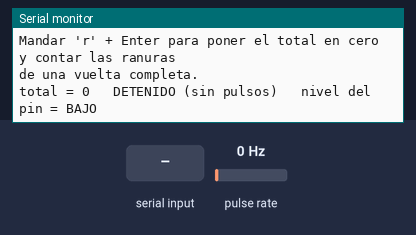
Recording of a sketch running on a simulated ESP32. Shown: the last lines printed to the serial monitor. Wiring (inferred from the names in the program): pulse sensor: data GPIO 18. The test bench sets the inputs (shaded band); at power-on: pulse rate 0 Hz.

Above: at 1.7 s.
1.8 s: pulse rate (sensor on GPIO 18) set to 2 Hz
At 3.3 s:
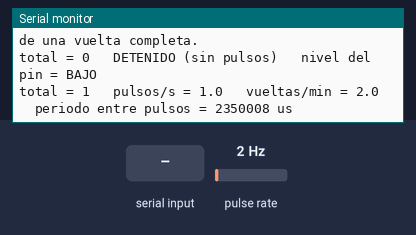
4.8 s: "r" received over Serial
At 5.4 s:
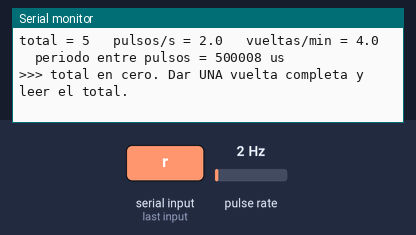
6.3 s: "R" received over Serial
At 7.3 s:
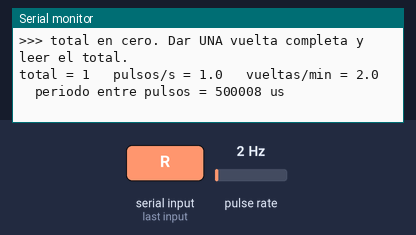
7.8 s: pulse rate (sensor on GPIO 18) set to 4 Hz
At 9.3 s:
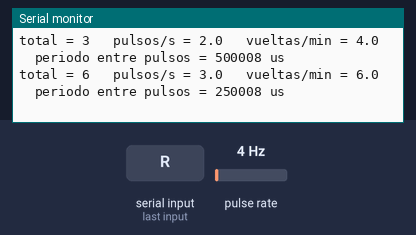
Timing chart, 0 to 10.3 s (numbered marks = the images above; inputs shaded):
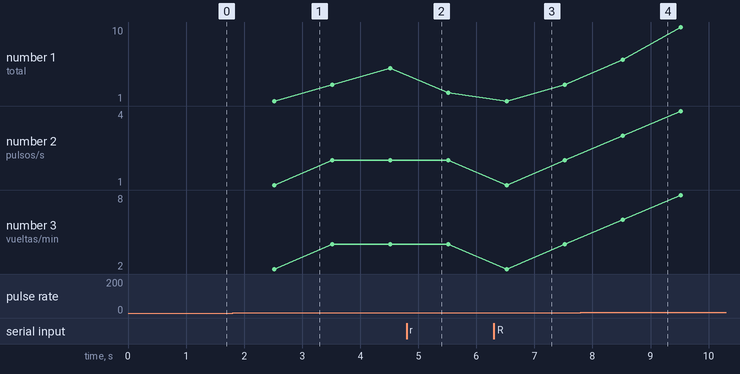

The sketch:

encoder_optico.ino
```cpp
/*
  PRUEBA DE BANCO - ENCODER OPTICO RANURADO EN U (FC-03 / LM393) en GPIO18

  Es el sensor del anemometro: un LED infrarrojo de un lado de la U, un fototransistor
  del otro, y un comparador LM393 que limpia la señal. Cada ranura de la rueda corta el
  haz y produce un pulso. La frecuencia de pulsos es proporcional a la velocidad de giro.

  No necesita ninguna libreria.

  CONEXIONADO  (leer el encabezado entero antes de enchufar nada):

    VCC -> 3V3    del ESP32   <-- NO a 5V, ver la advertencia de abajo
    GND -> GND    del ESP32
    DO  -> GPIO18
    AO  -> no se conecta (no aporta nada util en este modulo)

  ADVERTENCIA DE TENSION. El LM393 entrega en DO casi la misma tension con la que se lo
  alimenta. Alimentado a 5V, DO entrega ~5V y eso daña la entrada del ESP32, que es de
  3.3V. Por eso se alimenta a 3V3: el LM393 funciona desde 2V, asi que el modulo anda
  igual y la salida queda en 3.3V, que es lo que el ESP32 espera.

  ANTES de conectar DO al GPIO18, medir con el UT890C entre DO y GND, con el modulo ya
  alimentado a 3V3: tapando y destapando la ranura con un papel, la tension tiene que
  saltar entre ~0V y ~3.3V. Si en alto midiera mas de 3.3V, NO conectarlo: haria falta
  el conversor de nivel.

  POR QUE GPIO18 y no cualquier otro: contamos pulsos, y GPIO36 (VP) y GPIO39 (VN)
  generan pulsos espurios de nanosegundos cuando el ADC convierte. Cada glitch se
  contaria como una ranura que nunca paso. GPIO18 es un pin digital comun y limpio.

  QUE HAY QUE VER EN EL MONITOR SERIE (115200):

    1. Con la ranura libre, el sketch imprime "DETENIDO". Metiendo y sacando un papel
       de la ranura, el contador total tiene que subir de a uno por vez.
    2. Girando la rueda con la mano aparecen pulsos/s y las vueltas por minuto.
    3. MODO CONTAR RANURAS: el sketch arranca en este modo. El total de pulsos se
       reinicia solo cuando lo pedis con la tecla 'r' + Enter. Poner una marca en la
       rueda, mandar 'r', dar EXACTAMENTE una vuelta despacio con el dedo, y leer el
       total: ese es el numero de ranuras del disco. Anotarlo en RANURAS_POR_VUELTA
       aca abajo y en hardware/calibraciones/anemometro.md.

  El disco es de 30 ranuras, confirmado contra el modelo OpenSCAD que genera la pieza.
  El modo de conteo sirve igual como verificacion fisica, y para cualquier disco nuevo.

  Para medir velocidad de viento en m/s y km/h, y no solo vueltas por minuto, usar
  pruebas/anemometro.
*/

const int PIN_ENCODER = 18;

// Ranuras del disco = pulsos por vuelta. CONFIRMADO contra el modelo OpenSCAD que
// genera la pieza (enc_ranuras = 30). El disco es de 69 mm, 2 mm de espesor, con las
// ranuras entre los radios 23.5 y 33.5 mm.
//
// Si alguna vez se reimprime el disco con otra cantidad de ranuras, HAY QUE CAMBIAR
// este numero: una diferencia aca desplaza toda la escala de velocidad por un factor
// constante, y las lecturas igual siguen pareciendo razonables. Es el error mas
// dificil de detectar de esta fase.
const int RANURAS_POR_VUELTA = 30;

// Dos flancos mas juntos que esto no pueden ser dos ranuras distintas: es ruido o un
// rebote del comparador. Con 30 ranuras, 300 us entre pulsos serian unas 6600 vueltas por
// minuto, muy por encima de lo que puede girar un anemometro de cazoletas.
const unsigned long ANTIRREBOTE_US = 300;

// Cada cuanto se informa por el monitor serie.
const unsigned long INTERVALO_INFORME_MS = 1000;

// Si pasa mas tiempo que esto sin un solo pulso, se considera que la rueda esta quieta.
const unsigned long TIEMPO_DETENIDO_MS = 2000;

// Estas tres las escribe la interrupcion y las lee el bucle principal: van volatile,
// si no el compilador podria cachearlas en un registro y el bucle nunca veria el cambio.
volatile unsigned long pulsosTotales = 0;
volatile unsigned long ultimoPulsoUs = 0;
volatile unsigned long periodoUs = 0;  // tiempo entre los dos ultimos pulsos validos

unsigned long pulsosDelInformeAnterior = 0;
unsigned long momentoInformeAnterior = 0;
unsigned long momentoUltimoPulsoMs = 0;

// La rutina de interrupcion tiene que ser lo mas corta posible y vivir en la RAM
// interna (IRAM_ATTR): nada de Serial.print ni delay aca adentro.
void IRAM_ATTR contarPulso() {
  unsigned long ahora = micros();
  unsigned long transcurrido = ahora - ultimoPulsoUs;

  if (transcurrido < ANTIRREBOTE_US) {
    return;  // demasiado junto al anterior: es ruido, no una ranura
  }

  periodoUs = transcurrido;
  ultimoPulsoUs = ahora;
  pulsosTotales = pulsosTotales + 1;
}

void setup() {
  Serial.begin(115200);
  delay(500);

  // INPUT_PULLUP porque la salida del LM393 suele ser de colector abierto: sin pull-up
  // el pin quedaria flotando y contaria pulsos fantasma. Si el modulo ya trae su propia
  // resistencia, el pull-up interno no molesta.
  pinMode(PIN_ENCODER, INPUT_PULLUP);

  // FLANCO DE BAJADA, no CHANGE: cada ranura produce una bajada y una subida, asi que
  // con CHANGE contariamos el doble de ranuras de las que tiene el disco.
  attachInterrupt(digitalPinToInterrupt(PIN_ENCODER), contarPulso, FALLING);

  Serial.println();
  Serial.println("=== Prueba encoder optico en GPIO18 ===");
  Serial.print("Ranuras por vuelta asumidas: ");
  Serial.print(RANURAS_POR_VUELTA);
  Serial.println("  (SIN VERIFICAR - las vueltas/min son provisionales)");
  Serial.println("Meter y sacar un papel de la ranura: el total sube de a uno.");
  Serial.println("Mandar 'r' + Enter para poner el total en cero y contar las ranuras");
  Serial.println("de una vuelta completa.");
  Serial.println();

  momentoInformeAnterior = millis();
}

void loop() {
  // Reinicio del contador a pedido, para el modo "contar ranuras".
  if (Serial.available() > 0) {
    char tecla = Serial.read();
    if (tecla == 'r' || tecla == 'R') {
      noInterrupts();
      pulsosTotales = 0;
      interrupts();
      pulsosDelInformeAnterior = 0;
      Serial.println(">>> total en cero. Dar UNA vuelta completa y leer el total.");
    }
  }

  unsigned long ahora = millis();
  if (ahora - momentoInformeAnterior < INTERVALO_INFORME_MS) {
    return;  // todavia no toca informar; el bucle sigue girando sin delay()
  }

  // Se copian las variables compartidas con las interrupciones desactivadas, para que
  // no cambien en el medio de la lectura y quede una mezcla de dos instantes distintos.
  noInterrupts();
  unsigned long total = pulsosTotales;
  unsigned long periodo = periodoUs;
  interrupts();

  unsigned long transcurridoMs = ahora - momentoInformeAnterior;
  unsigned long pulsosVentana = total - pulsosDelInformeAnterior;

  momentoInformeAnterior = ahora;
  pulsosDelInformeAnterior = total;

  // Cuanto hace que no llega un pulso, medido siempre en millis(). No se compara contra
  // ultimoPulsoUs: micros() se desborda cada 71 minutos y millis() no, asi que mezclar
  // los dos relojes daria un "DETENIDO" falso una vez por hora.
  if (pulsosVentana > 0) {
    momentoUltimoPulsoMs = ahora;
  }
  bool detenido = (total == 0) || (ahora - momentoUltimoPulsoMs > TIEMPO_DETENIDO_MS);

  Serial.print("total = ");
  Serial.print(total);

  if (detenido) {
    // Ojo: "detenido" y "desconectado" se ven igual desde el codigo. Por eso se imprime
    // tambien el nivel del pin: con el modulo conectado y la ranura libre tiene que
    // leerse un nivel estable, no saltar solo.
    Serial.print("   DETENIDO (sin pulsos)   nivel del pin = ");
    Serial.println(digitalRead(PIN_ENCODER) == HIGH ? "ALTO" : "BAJO");
  } else {
    float pulsosPorSegundo = (pulsosVentana * 1000.0) / transcurridoMs;
    float vueltasPorMinuto = (pulsosPorSegundo * 60.0) / RANURAS_POR_VUELTA;

    Serial.print("   pulsos/s = ");
    Serial.print(pulsosPorSegundo, 1);
    Serial.print("   vueltas/min = ");
    Serial.print(vueltasPorMinuto, 1);
    Serial.print("   periodo entre pulsos = ");
    Serial.print(periodo);
    Serial.println(" us");
  }
}
```

Measured:
- the behaviour switches between 0 and 1 Hz on pulse rate (sensor on GPIO 18) (found by bisection; images 0 and 1)
- after the input at 1.8 s, the serial monitor: prints a new line after 0.72 s (image 1)
- after the input at 4.8 s, the serial monitor: prints a new line at once (image 2)
- after the input at 6.3 s, the serial monitor: prints a new line after 0.22 s (image 3)
- after the input at 7.8 s, the serial monitor: prints a new line after 0.72 s (image 4)
- plotted number 1: 3 → 10 after the input at 7.8 s
- plotted number 3: 4 → 8 after the input at 7.8 s
